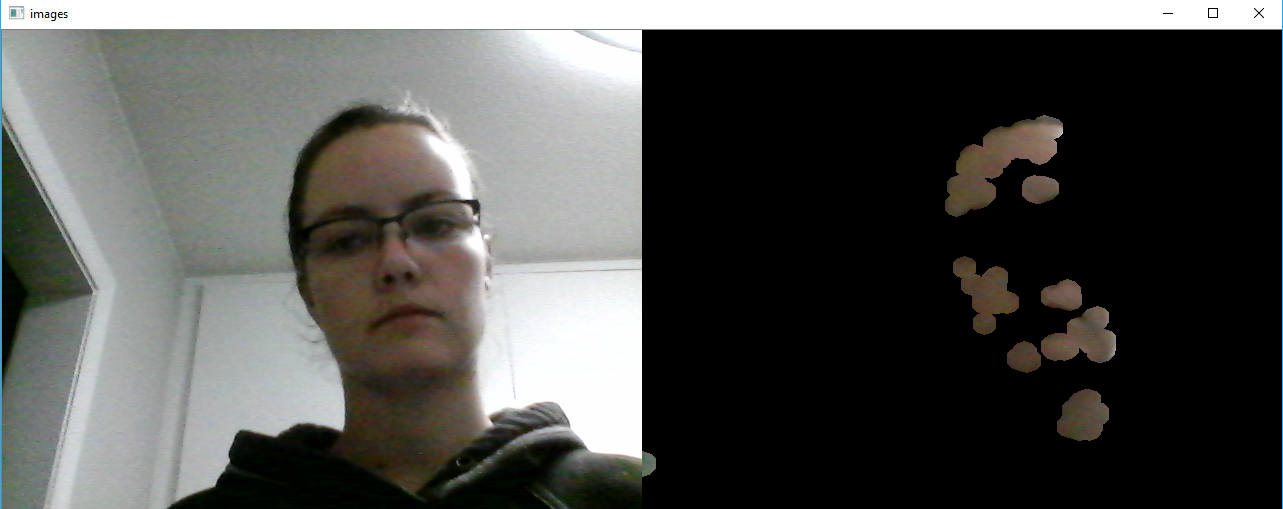
#> input picture skinDetection.png, 1283 x 509 px, given in place of the camera
$ python skinDetection.py
#> lines starting #> are read from the running program, lines starting #| are printed output that depends on the picture; after the words box and inside, x2 and y2 are one past the last pixel; in counts of white or black regions, pixels touching at a corner belong together
# import the necessary packages
import numpy as np
import cv2


# define the lower and upper boundaries for detecting the HSV skin color
#lower = np.array([0, 48, 80], dtype = "uint8")
lower = np.array([0, 10, 20], dtype = "uint8")
upper = np.array([30, 255, 255], dtype = "uint8")


# get the webcam. The input is either a video file or the camera number
# since using laptop webcam (only 1 cam), input is 0. A 2nd cam would be input 1
camera = cv2.VideoCapture(0)

while(True):
    # reads in the current frame
    # .read() returns True if fram read correctly, and False otherwise
    ret, frame = camera.read()
#> frame is the input picture: shape (509, 1283, 3); mean B, G, R 78.1, 80.7, 80.5

    if ret == True:
        # convert frame to the HSV color space,
        # and determine the HSV pixel intensities that fall into
        # the specified upper and lower boundaries
        # use HSV since RGB is very sensitive to illumination changes
        converted = cv2.cvtColor(frame, cv2.COLOR_BGR2HSV)
#> converted: shape (509, 1283, 3); mean H, S, V 27.4, 22.7, 82.7
        # Pixels that are white (255) in the mask represent areas of the frame that are skin pixels
        # Pixels that are black (0) in the mask represent non-skin pixels
        # skinMask will only contain 1's for skin pixels and 0's for non-skin pixels
        skinMask = cv2.inRange(converted, lower, upper)
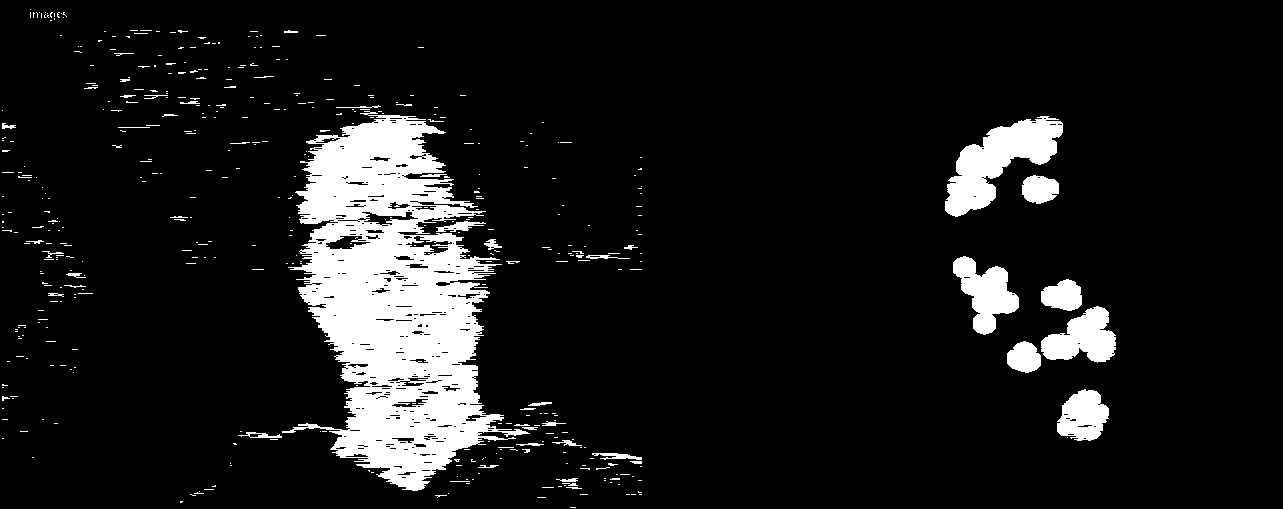
#> skinMask: shape (509, 1283); 10% white; 452 white regions (400 under 20 px), largest, box (x1, y1, x2, y2) and area: (282, 111, 530, 491) 46209, (945, 116, 1063, 217) 5433, (953, 256, 1019, 335) 2703


        # Create an elliptical structuring kernel which is then used to perform two iterations
        # of erosions and dilations on the mask
        kernel = cv2.getStructuringElement(cv2.MORPH_ELLIPSE, (11, 11))
        # Erosions and dilations will help remove the small false-positive skin regions in the image
        skinMask = cv2.erode(skinMask, kernel, iterations=2)
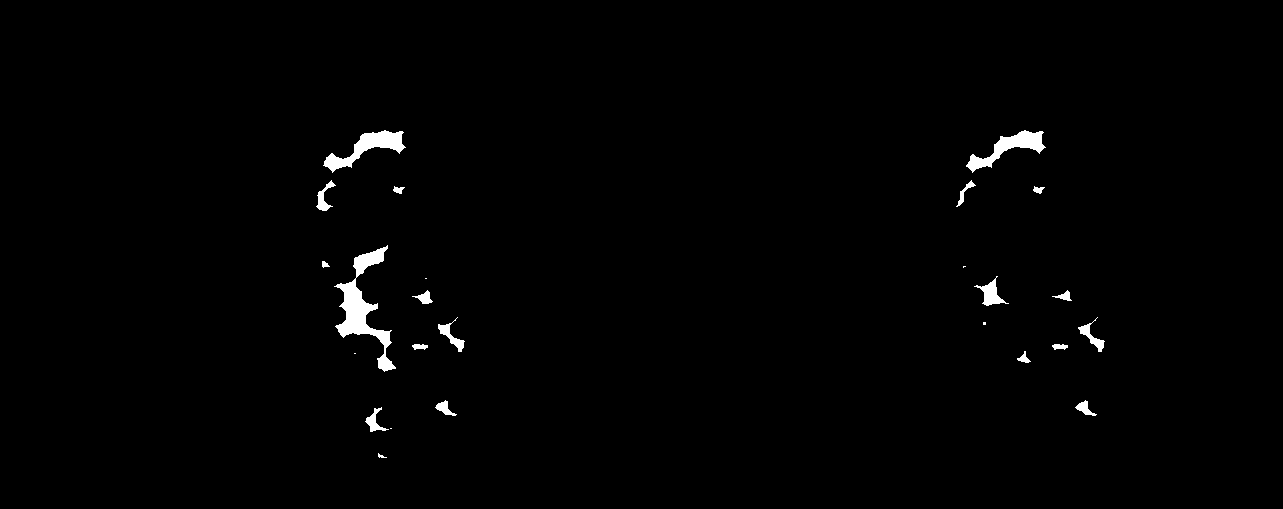
#> skinMask: shape (509, 1283); 1% white; 25 white regions (5 under 20 px), largest, box (x1, y1, x2, y2) and area: (334, 245, 396, 372) 2199, (323, 130, 406, 173) 1181, (966, 130, 1046, 173) 1083
        skinMask = cv2.dilate(skinMask, kernel, iterations=2)
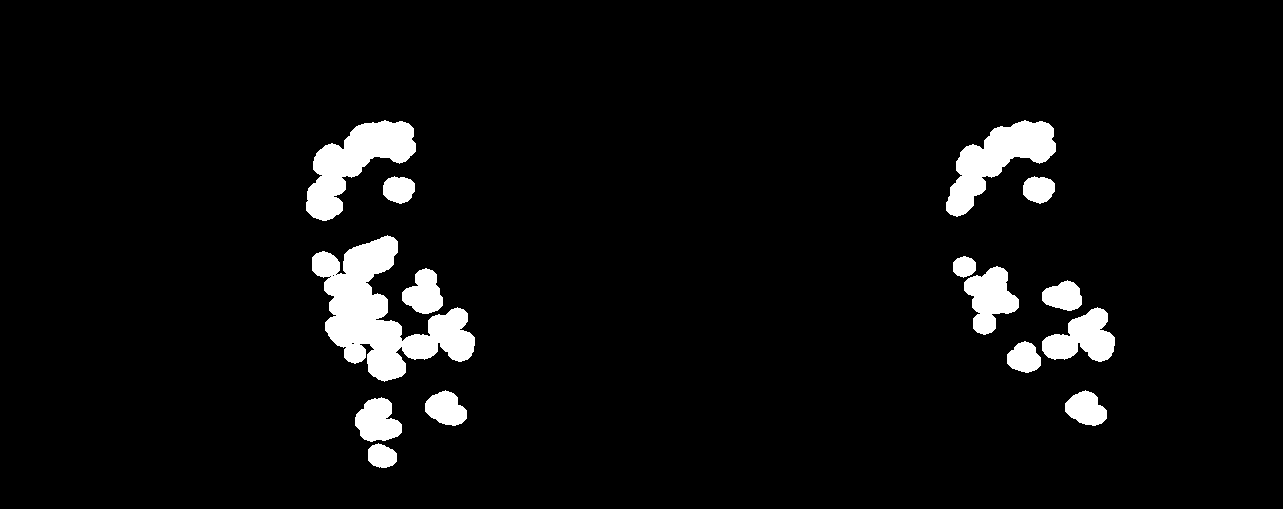
#> skinMask: shape (509, 1283); 5.1% white; 15 white regions, largest, box (x1, y1, x2, y2) and area: (312, 235, 475, 382) 10223, (306, 120, 416, 221) 5039, (946, 120, 1056, 217) 4580

        # Blur the mask to help remove noise, then apply the mask to the frame
        skinMask = cv2.GaussianBlur(skinMask, (3, 3), 0)
        # the AND operator applies the skinMask to the image
        print("++++++++++++++++++++++++++++++")
        print(skinMask)
#> (printed output is left out)
        print(skinMask.shape)  # (480, 640)
#| (509, 1283)
        print(frame.shape)  # (480,640,3)
#| (509, 1283, 3)
        print("++++++++++++++++++++++++++++++")
        skin = cv2.bitwise_and(frame, frame, mask=skinMask)
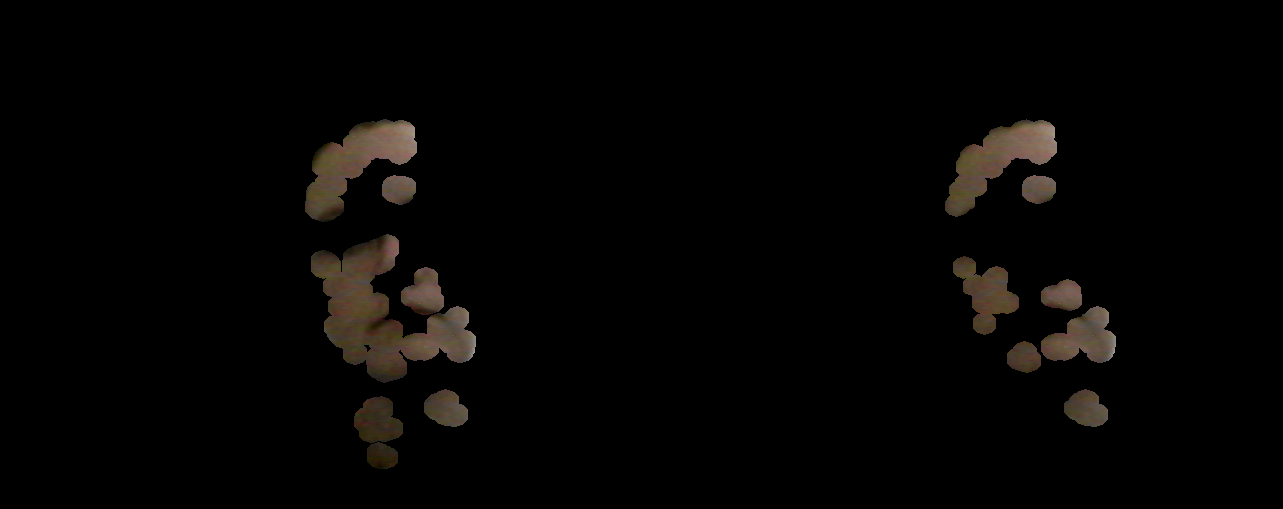
#> skin: shape (509, 1283, 3); mean B, G, R 3.2, 4.1, 5.1

        # show the skin in the image along with the mask, show images side-by-side
        cv2.imshow("images", np.hstack([frame, skin]))
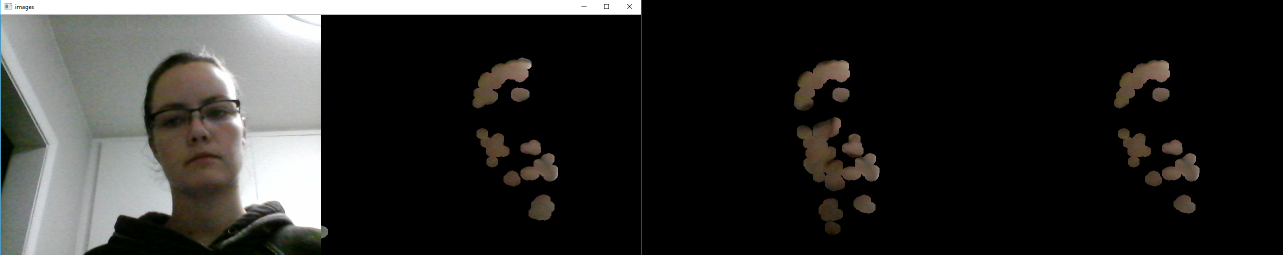
#> window 'images': shape (509, 2566, 3) (shown at 1/2 size); mean B, G, R 40.7, 42.4, 42.8

        # if the 'q' key is pressed, stop the loop
        if cv2.waitKey(1) & 0xFF == ord("q"):
#> (key q is pressed here)
            break
    else:
        break


# release the video capture
camera.release()
cv2.destroyAllWindows()

# Notes
# Skin detection is difficult due to:
#    1. Illumination: changes in light source and illumination (indoor, outdoor, shadows, non-white lights)
#    2. Camera characteristics: even under same illumination, skin-color changes between cameras due to diff
#       camera sensor characteristics
#    3. Ethnicity: skin color changes from person to person
#    4. Individual characteristics: age, sex, body parts also affect skin color
#    5. Other Factors: subject appearance (makeup, hair, glasses), background color, shadows, motion
